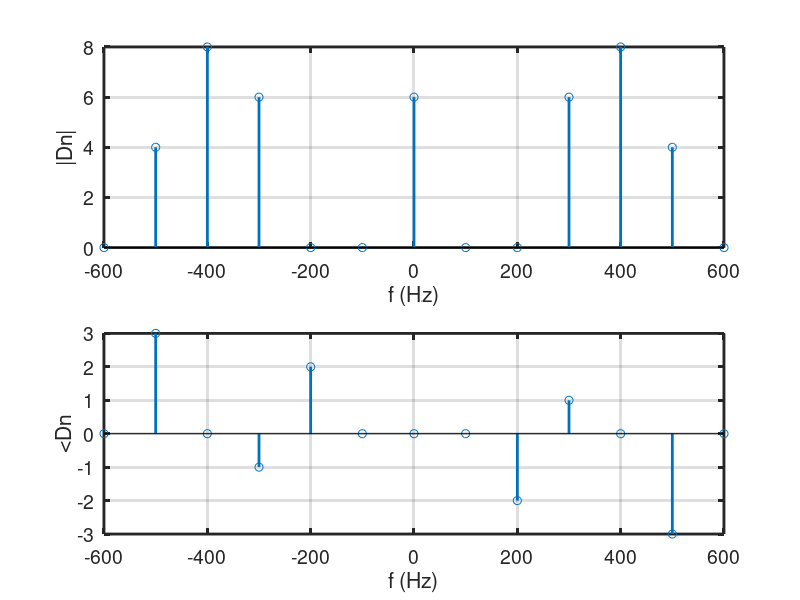

MATLAB code to generate this figure:

close all;
%period

m = [ 0 4 8 6 0 0 6 0 0 6 8 4 0 ];
ph = [ 0 3 0 -1 2 0 0 0 -2 1  0 -3 0 ];
f = 100*[-6 -5 -4 -3 -2 -1 0 1 2 3 4 5 6];


figure(1)
subplot(211);

stem(f,m,'LineWidth',2);
xlabel('f (Hz)','FontSize',14);
ylabel('|Dn|','FontSize',14);
set(gca,'FontSize',14,'LineWidth',2);
grid on
subplot(212);
stem(f,ph,'LineWidth',2);
xlabel('f (Hz)','FontSize',14);
ylabel('<Dn','FontSize',14);
set(gca,'FontSize',14,'LineWidth',2);
grid on
